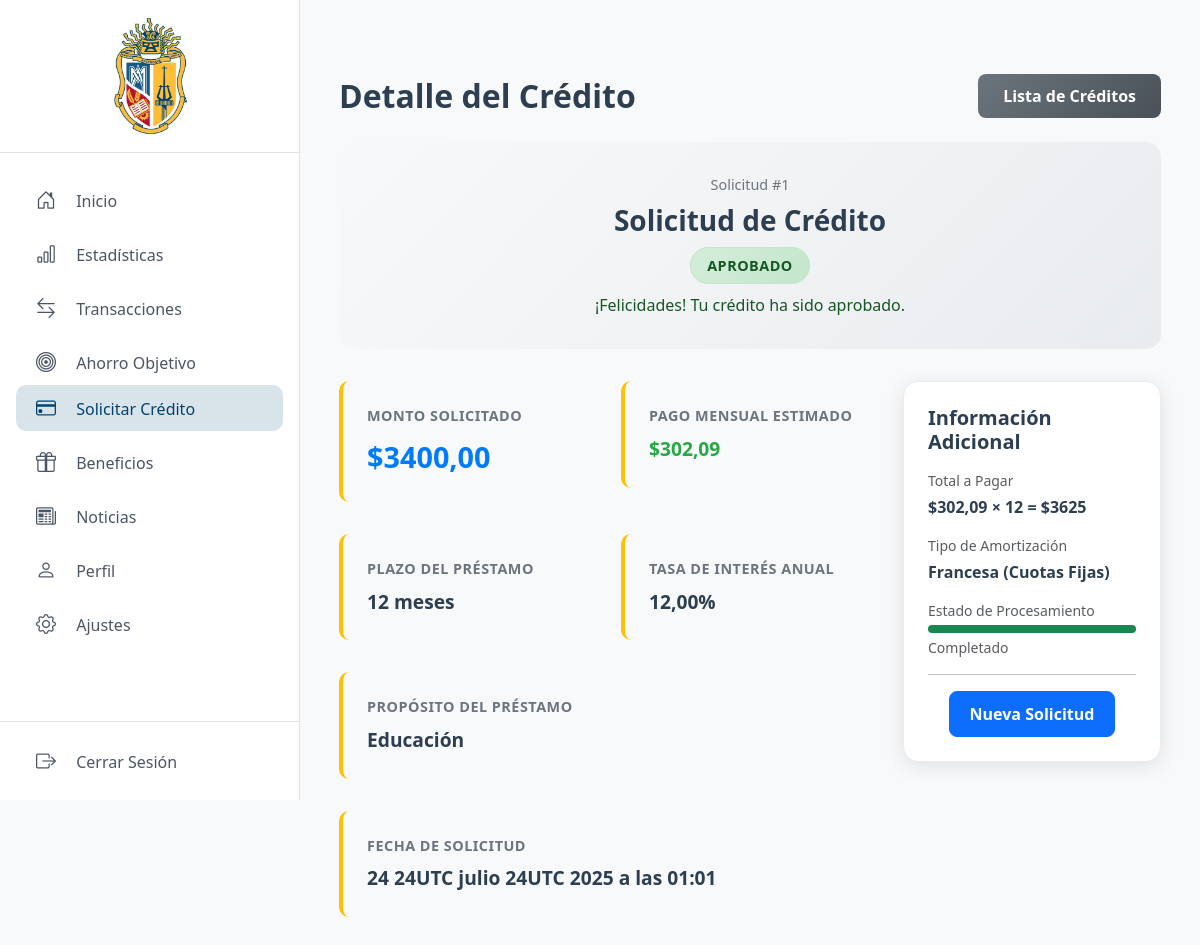
The page /credits/1/detail/ (signed in) on the database its author committed.
### credits/models.py (models this page shows, shortened)
class Credit(models.Model):
    STATUS_CHOICES = (
        ('pending', 'Pendiente'),
        ('approved', 'Aprobado'),
        ('rejected', 'Rechazado'),
        ('paid', 'Pagado'),
        ('defaulted', 'Incumplido'),
    )
    TERM_CHOICES = (
        (12, '12 meses'),
        (24, '24 meses'),
        (36, '36 meses'),
        (48, '48 meses'),
    )
    wallet = models.ForeignKey(Wallet, on_delete=models.CASCADE, related_name='credits')
    amount = models.DecimalField(max_digits=10, decimal_places=2)
    interest_rate = models.DecimalField(max_digits=5, decimal_places=2)
    term = models.IntegerField(choices=TERM_CHOICES)  # Plazo en meses
    purpose = models.CharField(max_length=255, blank=True, null=True)
    estimated_monthly_payment = models.DecimalField(max_digits=10, decimal_places=2)
    status = models.CharField(max_length=20, choices=STATUS_CHOICES, default='pending')
    created_at = models.DateTimeField(auto_now_add=True)
    updated_at = models.DateTimeField(auto_now=True)

### credits/views.py (the view)
# urls.py: path('<int:credit_id>/detail/', views.credit_detail, name='credit_detail'),
@login_required
def credit_detail(request, credit_id):
    credit = get_object_or_404(Credit, id=credit_id, wallet__user=request.user)
    context = {
        'credit': credit
    }
    return render(request, 'credits/credit_detail.html', context)

### credits/templates/credits/credit_detail.html (shortened to what this page needs)
{% extends 'base.html' %}
{% block content %}
<div class="container-fluid px-4 py-4">
    <div class="row">
        <div class="col-12">
            <div class="d-flex justify-content-between align-items-center mb-4">
                <h2 class="mb-0" style="color: #2c3e50; font-weight: 600;">Detalle del Crédito</h2>
                <a href="{% url 'credit_list' %}" class="back-btn">
                    Lista de Créditos
                </a>
            </div>
            <div class="header-section">
                <div class="credit-id mb-2">Solicitud #{{ credit.id }}</div>
                <h3 class="mb-3" style="color: #2c3e50; font-weight: 600;">Solicitud de Crédito</h3>
                <span class="status-badge status-{{ credit.status }}">
                    {{ credit.get_status_display }}
                </span>
                {% if credit.status == 'pending' %}
                <div class="mt-3">
                    <p class="mb-0" style="color: #856404; font-weight: 500;">
                        <i class="fas fa-clock mr-2"></i>
                        Tu solicitud está siendo revisada. Recibirás una notificación cuando sea procesada.
                    </p>
                </div>
                {% elif credit.status == 'approved' %}
                <div class="mt-3">
                    <p class="mb-0" style="color: #155724; font-weight: 500;">
                        ¡Felicidades! Tu crédito ha sido aprobado.
                    </p>
                </div>
                {% endif %}
            </div>
            <div class="row">
                <div class="col-lg-8">
                    <div class="row">
                        <div class="col-md-6 mb-3">
                            <div class="detail-item">
                                <div class="detail-label">Monto Solicitado</div>
                                <div class="detail-value amount">${{ credit.amount }}</div>
                            </div>
                        </div>
                        <div class="col-md-6 mb-3">
                            <div class="detail-item">
                                <div class="detail-label">Pago Mensual Estimado</div>
                                <div class="detail-value payment">${{ credit.estimated_monthly_payment }}</div>
                            </div>
                        </div>
                        <div class="col-md-6 mb-3">
                            <div class="detail-item">
                                <div class="detail-label">Plazo del Préstamo</div>
                                <div class="detail-value">{{ credit.term }} meses</div>
                            </div>
                        </div>
                        <div class="col-md-6 mb-3">
                            <div class="detail-item">
                                <div class="detail-label">Tasa de Interés Anual</div>
                                <div class="detail-value">{{ credit.interest_rate }}%</div>
                            </div>
                        </div>
                        <div class="col-12 mb-3">
                            <div class="detail-item">
                                <div class="detail-label">Propósito del Préstamo</div>
                                <div class="detail-value">{{ credit.purpose }}</div>
                            </div>
                        </div>
                        <div class="col-12 mb-3">
                            <div class="detail-item">
                                <div class="detail-label">Fecha de Solicitud</div>
                                <div class="detail-value">{{ credit.created_at|date:"d de F de Y" }} a las {{ credit.created_at|date:"H:i" }}</div>
                            </div>
                        </div>
                    </div>
                </div>
                <div class="col-lg-4">
                    <div class="detail-card p-4">
                        <h5 class="mb-3" style="color: #2c3e50; font-weight: 600;">Información Adicional</h5>
                        <div class="mb-3">
                            <small class="text-muted d-block mb-1">Total a Pagar</small>
                            <strong style="color: #2c3e50;">${{ credit.estimated_monthly_payment|floatformat:2 }} × {{ credit.term }} = ${% widthratio credit.estimated_monthly_payment 1 credit.term %}</strong>
                        </div>
                        <div class="mb-3">
                            <small class="text-muted d-block mb-1">Tipo de Amortización</small>
                            <strong style="color: #2c3e50;">Francesa (Cuotas Fijas)</strong>
                        </div>
                        <div class="mb-3">
                            <small class="text-muted d-block mb-1">Estado de Procesamiento</small>
                            <div class="progress" style="height: 8px; border-radius: 4px;">
                                {% if credit.status == 'pending' %}
                                    <div class="progress-bar bg-warning" style="width: 50%"></div>
                                {% elif credit.status == 'approved' %}
                                    <div class="progress-bar bg-success" style="width: 100%"></div>
                                {% elif credit.status == 'rejected' %}
                                    <div class="progress-bar bg-danger" style="width: 100%"></div>
                                {% endif %}
                            </div>
                            <small class="text-muted mt-1 d-block">
                                {% if credit.status == 'pending' %}
                                    En revisión
                                {% elif credit.status == 'approved' %}
                                    Completado
                                {% elif credit.status == 'rejected' %}
                                    Rechazado
                                {% endif %}
                            </small>
                        </div>
                        <hr>
                        <div class="text-center">
                            <a href="{% url 'credit_request' %}" class="btn btn-primary" style="border-radius: 8px; font-weight: 600; padding: 10px 20px;">
                                Nueva Solicitud
                            </a>
                        </div>
                    </div>
                </div>
            </div>
        </div>
    </div>
</div>
{% endblock %}

### credits/templates/credits/credit_detail.html (style rules this page uses)
.detail-card { background: #ffffff; border-radius: 15px; box-shadow: 0 4px 20px rgba(0,0,0,0.1); border: 1px solid #e9ecef; }
.status-badge { padding: 8px 16px; border-radius: 25px; font-size: 0.9rem; font-weight: 600; text-transform: uppercase; letter-spacing: 0.5px; }
.status-approved { background: linear-gradient(135deg, #d4edda 0%, #c3e6cb 100%); color: #155724; border: 1px solid #c3e6cb; }
.detail-item { background: #f8f9fa; border-radius: 10px; padding: 1.5rem; margin-bottom: 1rem; border-left: 4px solid #ffc107; transition: all 0.3s ease; }
.detail-label { font-size: 0.9rem; color: #6c757d; font-weight: 600; text-transform: uppercase; letter-spacing: 0.5px; margin-bottom: 0.5rem; }
.detail-value { font-size: 1.2rem; font-weight: 700; color: #2c3e50; }
.detail-value.amount { font-size: 1.8rem; color: #007bff; }
.detail-value.payment { color: #28a745; }
.back-btn { background: linear-gradient(135deg, #6c757d 0%, #495057 100%); border: none; border-radius: 8px; padding: 10px 25px; font-weight: 600; color: white; text-decoration: none; transition: all 0.3s ease; }
.header-section { background: linear-gradient(135deg, #f8f9fa 0%, #e9ecef 100%); border-radius: 15px; padding: 2rem; margin-bottom: 2rem; text-align: center; }
.credit-id { font-size: 0.9rem; color: #6c757d; font-weight: 500; }

### rows shown on the page
Credit: id "1", status "APROBADO", amount "3400,00", estimated_monthly_payment "302,09", term "12", interest_rate "12,00", purpose "Educación", created_at "24 24UTC julio 24UTC 2025", created_at "01:01", estimated_monthly_payment+term "3625"
